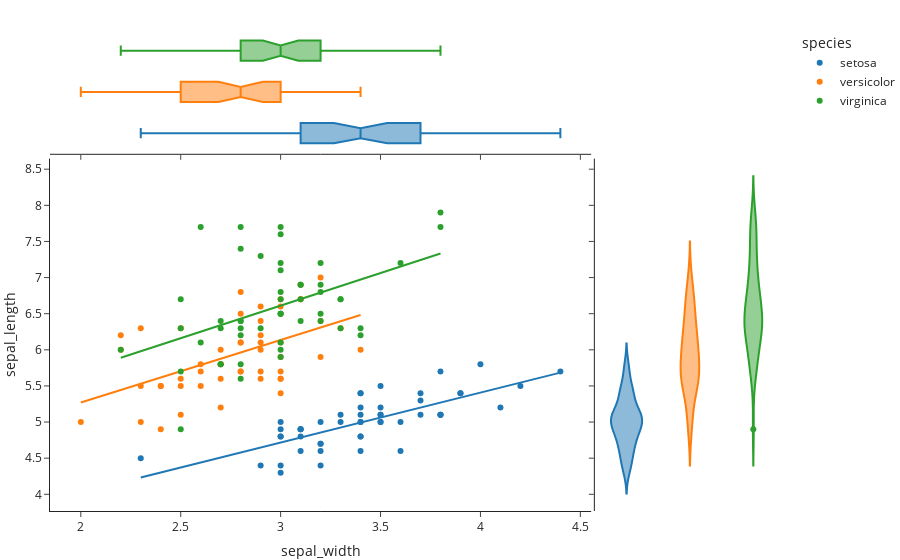

Write notebook code for a chart like this one.
### Markdown cell above
## Example of dynamic plot

### Code cell
import plotly.express as px
import plotly.io as pio
pio.renderers.default = "plotly_mimetype+notebook_connected"
df = px.data.iris()
fig = px.scatter(df, x="sepal_width", y="sepal_length", 
                 color="species", 
                 marginal_y="violin", marginal_x="box", 
                 trendline="ols", template="simple_white")
fig.show()

### Figure 1 — Plotly figure (JSON) as saved in the notebook; plotly's stock layout.template omitted (floating-point values rounded to 4 significant figures)
{"data": [{"hovertemplate": "species=setosa<br>sepal_width=%{x}<br>sepal_length=%{y}<extra></extra>", "legendgroup": "setosa", "marker": {"color": "#1F77B4", "symbol": "circle"}, "mode": "markers", "name": "setosa", "orientation": "v", "showlegend": true, "type": "scatter", "x": [3.5, 3.0, 3.2, 3.1, 3.6, 3.9, 3.4, 3.4, 2.9, 3.1, 3.7, 3.4, 3.0, 3.0, 4.0, 4.4, 3.9, 3.5, 3.8, 3.8, 3.4, 3.7, 3.6, 3.3, 3.4, 3.0, 3.4, 3.5, 3.4, 3.2, 3.1, 3.4, 4.1, 4.2, 3.1, 3.2, 3.5, 3.1, 3.0, 3.4, 3.5, 2.3, 3.2, 3.5, 3.8, 3.0, 3.8, 3.2, 3.7, 3.3], "xaxis": "x", "y": [5.1, 4.9, 4.7, 4.6, 5.0, 5.4, 4.6, 5.0, 4.4, 4.9, 5.4, 4.8, 4.8, 4.3, 5.8, 5.7, 5.4, 5.1, 5.7, 5.1, 5.4, 5.1, 4.6, 5.1, 4.8, 5.0, 5.0, 5.2, 5.2, 4.7, 4.8, 5.4, 5.2, 5.5, 4.9, 5.0, 5.5, 4.9, 4.4, 5.1, 5.0, 4.5, 4.4, 5.0, 5.1, 4.8, 5.1, 4.6, 5.3, 5.0], "yaxis": "y"}, {"alignmentgroup": "True", "hovertemplate": "species=setosa<br>sepal_width=%{x}<extra></extra>", "legendgroup": "setosa", "marker": {"color": "#1F77B4", "symbol": "circle"}, "name": "setosa", "notched": true, "offsetgroup": "setosa", "showlegend": false, "type": "box", "x": [3.5, 3.0, 3.2, 3.1, 3.6, 3.9, 3.4, 3.4, 2.9, 3.1, 3.7, 3.4, 3.0, 3.0, 4.0, 4.4, 3.9, 3.5, 3.8, 3.8, 3.4, 3.7, 3.6, 3.3, 3.4, 3.0, 3.4, 3.5, 3.4, 3.2, 3.1, 3.4, 4.1, 4.2, 3.1, 3.2, 3.5, 3.1, 3.0, 3.4, 3.5, 2.3, 3.2, 3.5, 3.8, 3.0, 3.8, 3.2, 3.7, 3.3], "xaxis": "x3", "yaxis": "y3"}, {"alignmentgroup": "True", "hovertemplate": "species=setosa<br>sepal_length=%{y}<extra></extra>", "legendgroup": "setosa", "marker": {"color": "#1F77B4", "symbol": "circle"}, "name": "setosa", "offsetgroup": "setosa", "scalegroup": "y", "showlegend": false, "type": "violin", "xaxis": "x2", "y": [5.1, 4.9, 4.7, 4.6, 5.0, 5.4, 4.6, 5.0, 4.4, 4.9, 5.4, 4.8, 4.8, 4.3, 5.8, 5.7, 5.4, 5.1, 5.7, 5.1, 5.4, 5.1, 4.6, 5.1, 4.8, 5.0, 5.0, 5.2, 5.2, 4.7, 4.8, 5.4, 5.2, 5.5, 4.9, 5.0, 5.5, 4.9, 4.4, 5.1, 5.0, 4.5, 4.4, 5.0, 5.1, 4.8, 5.1, 4.6, 5.3, 5.0], "yaxis": "y2"}, {"hovertemplate": "<b>OLS trendline</b><br>sepal_length = 0.690854 * sepal_width + 2.64466<br>R<sup>2</sup>=0.557681<br><br>species=setosa<br>sepal_width=%{x}<br>sepal_length=%{y} <b>(trend)</b><extra></extra>", "legendgroup": "setosa", "marker": {"color": "#1F77B4", "symbol": "circle"}, "mode": "lines", "name": "setosa", "showlegend": false, "type": "scatter", "x": [2.3, 2.9, 3.0, 3.0, 3.0, 3.0, 3.0, 3.0, 3.1, 3.1, 3.1, 3.1, 3.1, 3.2, 3.2, 3.2, 3.2, 3.2, 3.3, 3.3, 3.4, 3.4, 3.4, 3.4, 3.4, 3.4, 3.4, 3.4, 3.4, 3.5, 3.5, 3.5, 3.5, 3.5, 3.5, 3.6, 3.6, 3.7, 3.7, 3.7, 3.8, 3.8, 3.8, 3.8, 3.9, 3.9, 4.0, 4.1, 4.2, 4.4], "xaxis": "x", "y": [4.234, 4.648, 4.717, 4.717, 4.717, 4.717, 4.717, 4.717, 4.786, 4.786, 4.786, 4.786, 4.786, 4.855, 4.855, 4.855, 4.855, 4.855, 4.924, 4.924, 4.994, 4.994, 4.994, 4.994, 4.994, 4.994, 4.994, 4.994, 4.994, 5.063, 5.063, 5.063, 5.063, 5.063, 5.063, 5.132, 5.132, 5.201, 5.201, 5.201, 5.27, 5.27, 5.27, 5.27, 5.339, 5.339, 5.408, 5.477, 5.546, 5.684], "yaxis": "y"}, {"hovertemplate": "species=versicolor<br>sepal_width=%{x}<br>sepal_length=%{y}<extra></extra>", "legendgroup": "versicolor", "marker": {"color": "#FF7F0E", "symbol": "circle"}, "mode": "markers", "name": "versicolor", "orientation": "v", "showlegend": true, "type": "scatter", "x": [3.2, 3.2, 3.1, 2.3, 2.8, 2.8, 3.3, 2.4, 2.9, 2.7, 2.0, 3.0, 2.2, 2.9, 2.9, 3.1, 3.0, 2.7, 2.2, 2.5, 3.2, 2.8, 2.5, 2.8, 2.9, 3.0, 2.8, 3.0, 2.9, 2.6, 2.4, 2.4, 2.7, 2.7, 3.0, 3.4, 3.1, 2.3, 3.0, 2.5, 2.6, 3.0, 2.6, 2.3, 2.7, 3.0, 2.9, 2.9, 2.5, 2.8], "xaxis": "x", "y": [7.0, 6.4, 6.9, 5.5, 6.5, 5.7, 6.3, 4.9, 6.6, 5.2, 5.0, 5.9, 6.0, 6.1, 5.6, 6.7, 5.6, 5.8, 6.2, 5.6, 5.9, 6.1, 6.3, 6.1, 6.4, 6.6, 6.8, 6.7, 6.0, 5.7, 5.5, 5.5, 5.8, 6.0, 5.4, 6.0, 6.7, 6.3, 5.6, 5.5, 5.5, 6.1, 5.8, 5.0, 5.6, 5.7, 5.7, 6.2, 5.1, 5.7], "yaxis": "y"}, {"alignmentgroup": "True", "hovertemplate": "species=versicolor<br>sepal_width=%{x}<extra></extra>", "legendgroup": "versicolor", "marker": {"color": "#FF7F0E", "symbol": "circle"}, "name": "versicolor", "notched": true, "offsetgroup": "versicolor", "showlegend": false, "type": "box", "x": [3.2, 3.2, 3.1, 2.3, 2.8, 2.8, 3.3, 2.4, 2.9, 2.7, 2.0, 3.0, 2.2, 2.9, 2.9, 3.1, 3.0, 2.7, 2.2, 2.5, 3.2, 2.8, 2.5, 2.8, 2.9, 3.0, 2.8, 3.0, 2.9, 2.6, 2.4, 2.4, 2.7, 2.7, 3.0, 3.4, 3.1, 2.3, 3.0, 2.5, 2.6, 3.0, 2.6, 2.3, 2.7, 3.0, 2.9, 2.9, 2.5, 2.8], "xaxis": "x3", "yaxis": "y3"}, {"alignmentgroup": "True", "hovertemplate": "species=versicolor<br>sepal_length=%{y}<extra></extra>", "legendgroup": "versicolor", "marker": {"color": "#FF7F0E", "symbol": "circle"}, "name": "versicolor", "offsetgroup": "versicolor", "scalegroup": "y", "showlegend": false, "type": "violin", "xaxis": "x2", "y": [7.0, 6.4, 6.9, 5.5, 6.5, 5.7, 6.3, 4.9, 6.6, 5.2, 5.0, 5.9, 6.0, 6.1, 5.6, 6.7, 5.6, 5.8, 6.2, 5.6, 5.9, 6.1, 6.3, 6.1, 6.4, 6.6, 6.8, 6.7, 6.0, 5.7, 5.5, 5.5, 5.8, 6.0, 5.4, 6.0, 6.7, 6.3, 5.6, 5.5, 5.5, 6.1, 5.8, 5.0, 5.6, 5.7, 5.7, 6.2, 5.1, 5.7], "yaxis": "y2"}, {"hovertemplate": "<b>OLS trendline</b><br>sepal_length = 0.865078 * sepal_width + 3.53973<br>R<sup>2</sup>=0.276582<br><br>species=versicolor<br>sepal_width=%{x}<br>sepal_length=%{y} <b>(trend)</b><extra></extra>", "legendgroup": "versicolor", "marker": {"color": "#FF7F0E", "symbol": "circle"}, "mode": "lines", "name": "versicolor", "showlegend": false, "type": "scatter", "x": [2.0, 2.2, 2.2, 2.3, 2.3, 2.3, 2.4, 2.4, 2.4, 2.5, 2.5, 2.5, 2.5, 2.6, 2.6, 2.6, 2.7, 2.7, 2.7, 2.7, 2.7, 2.8, 2.8, 2.8, 2.8, 2.8, 2.8, 2.9, 2.9, 2.9, 2.9, 2.9, 2.9, 2.9, 3.0, 3.0, 3.0, 3.0, 3.0, 3.0, 3.0, 3.0, 3.1, 3.1, 3.1, 3.2, 3.2, 3.2, 3.3, 3.4], "xaxis": "x", "y": [5.27, 5.443, 5.443, 5.529, 5.529, 5.529, 5.616, 5.616, 5.616, 5.702, 5.702, 5.702, 5.702, 5.789, 5.789, 5.789, 5.875, 5.875, 5.875, 5.875, 5.875, 5.962, 5.962, 5.962, 5.962, 5.962, 5.962, 6.048, 6.048, 6.048, 6.048, 6.048, 6.048, 6.048, 6.135, 6.135, 6.135, 6.135, 6.135, 6.135, 6.135, 6.135, 6.221, 6.221, 6.221, 6.308, 6.308, 6.308, 6.394, 6.481], "yaxis": "y"}, {"hovertemplate": "species=virginica<br>sepal_width=%{x}<br>sepal_length=%{y}<extra></extra>", "legendgroup": "virginica", "marker": {"color": "#2CA02C", "symbol": "circle"}, "mode": "markers", "name": "virginica", "orientation": "v", "showlegend": true, "type": "scatter", "x": [3.3, 2.7, 3.0, 2.9, 3.0, 3.0, 2.5, 2.9, 2.5, 3.6, 3.2, 2.7, 3.0, 2.5, 2.8, 3.2, 3.0, 3.8, 2.6, 2.2, 3.2, 2.8, 2.8, 2.7, 3.3, 3.2, 2.8, 3.0, 2.8, 3.0, 2.8, 3.8, 2.8, 2.8, 2.6, 3.0, 3.4, 3.1, 3.0, 3.1, 3.1, 3.1, 2.7, 3.2, 3.3, 3.0, 2.5, 3.0, 3.4, 3.0], "xaxis": "x", "y": [6.3, 5.8, 7.1, 6.3, 6.5, 7.6, 4.9, 7.3, 6.7, 7.2, 6.5, 6.4, 6.8, 5.7, 5.8, 6.4, 6.5, 7.7, 7.7, 6.0, 6.9, 5.6, 7.7, 6.3, 6.7, 7.2, 6.2, 6.1, 6.4, 7.2, 7.4, 7.9, 6.4, 6.3, 6.1, 7.7, 6.3, 6.4, 6.0, 6.9, 6.7, 6.9, 5.8, 6.8, 6.7, 6.7, 6.3, 6.5, 6.2, 5.9], "yaxis": "y"}, {"alignmentgroup": "True", "hovertemplate": "species=virginica<br>sepal_width=%{x}<extra></extra>", "legendgroup": "virginica", "marker": {"color": "#2CA02C", "symbol": "circle"}, "name": "virginica", "notched": true, "offsetgroup": "virginica", "showlegend": false, "type": "box", "x": [3.3, 2.7, 3.0, 2.9, 3.0, 3.0, 2.5, 2.9, 2.5, 3.6, 3.2, 2.7, 3.0, 2.5, 2.8, 3.2, 3.0, 3.8, 2.6, 2.2, 3.2, 2.8, 2.8, 2.7, 3.3, 3.2, 2.8, 3.0, 2.8, 3.0, 2.8, 3.8, 2.8, 2.8, 2.6, 3.0, 3.4, 3.1, 3.0, 3.1, 3.1, 3.1, 2.7, 3.2, 3.3, 3.0, 2.5, 3.0, 3.4, 3.0], "xaxis": "x3", "yaxis": "y3"}, {"alignmentgroup": "True", "hovertemplate": "species=virginica<br>sepal_length=%{y}<extra></extra>", "legendgroup": "virginica", "marker": {"color": "#2CA02C", "symbol": "circle"}, "name": "virginica", "offsetgroup": "virginica", "scalegroup": "y", "showlegend": false, "type": "violin", "xaxis": "x2", "y": [6.3, 5.8, 7.1, 6.3, 6.5, 7.6, 4.9, 7.3, 6.7, 7.2, 6.5, 6.4, 6.8, 5.7, 5.8, 6.4, 6.5, 7.7, 7.7, 6.0, 6.9, 5.6, 7.7, 6.3, 6.7, 7.2, 6.2, 6.1, 6.4, 7.2, 7.4, 7.9, 6.4, 6.3, 6.1, 7.7, 6.3, 6.4, 6.0, 6.9, 6.7, 6.9, 5.8, 6.8, 6.7, 6.7, 6.3, 6.5, 6.2, 5.9], "yaxis": "y2"}, {"hovertemplate": "<b>OLS trendline</b><br>sepal_length = 0.901534 * sepal_width + 3.90684<br>R<sup>2</sup>=0.209057<br><br>species=virginica<br>sepal_width=%{x}<br>sepal_length=%{y} <b>(trend)</b><extra></extra>", "legendgroup": "virginica", "marker": {"color": "#2CA02C", "symbol": "circle"}, "mode": "lines", "name": "virginica", "showlegend": false, "type": "scatter", "x": [2.2, 2.5, 2.5, 2.5, 2.5, 2.6, 2.6, 2.7, 2.7, 2.7, 2.7, 2.8, 2.8, 2.8, 2.8, 2.8, 2.8, 2.8, 2.8, 2.9, 2.9, 3.0, 3.0, 3.0, 3.0, 3.0, 3.0, 3.0, 3.0, 3.0, 3.0, 3.0, 3.0, 3.1, 3.1, 3.1, 3.1, 3.2, 3.2, 3.2, 3.2, 3.2, 3.3, 3.3, 3.3, 3.4, 3.4, 3.6, 3.8, 3.8], "xaxis": "x", "y": [5.89, 6.161, 6.161, 6.161, 6.161, 6.251, 6.251, 6.341, 6.341, 6.341, 6.341, 6.431, 6.431, 6.431, 6.431, 6.431, 6.431, 6.431, 6.431, 6.521, 6.521, 6.611, 6.611, 6.611, 6.611, 6.611, 6.611, 6.611, 6.611, 6.611, 6.611, 6.611, 6.611, 6.702, 6.702, 6.702, 6.702, 6.792, 6.792, 6.792, 6.792, 6.792, 6.882, 6.882, 6.882, 6.972, 6.972, 7.152, 7.333, 7.333], "yaxis": "y"}], "layout": {"legend": {"title": {"text": "species"}, "tracegroupgap": 0}, "xaxis": {"anchor": "y", "domain": [0.0, 0.7363], "title": {"text": "sepal_width"}}, "xaxis2": {"anchor": "y2", "domain": [0.7413, 1.0], "matches": "x2", "showline": false, "showticklabels": false, "ticks": ""}, "xaxis3": {"anchor": "y3", "domain": [0.0, 0.7363], "matches": "x", "showticklabels": false}, "xaxis4": {"anchor": "y4", "domain": [0.7413, 1.0], "matches": "x2", "showline": false, "showticklabels": false, "ticks": ""}, "yaxis": {"anchor": "x", "domain": [0.0, 0.7326], "title": {"text": "sepal_length"}}, "yaxis2": {"anchor": "x2", "domain": [0.0, 0.7326], "matches": "y", "showticklabels": false}, "yaxis3": {"anchor": "x3", "domain": [0.7426, 1.0], "matches": "y3", "showline": false, "showticklabels": false, "ticks": ""}, "yaxis4": {"anchor": "x4", "domain": [0.7426, 1.0], "matches": "y3", "showline": false, "showticklabels": false, "ticks": ""}}}
